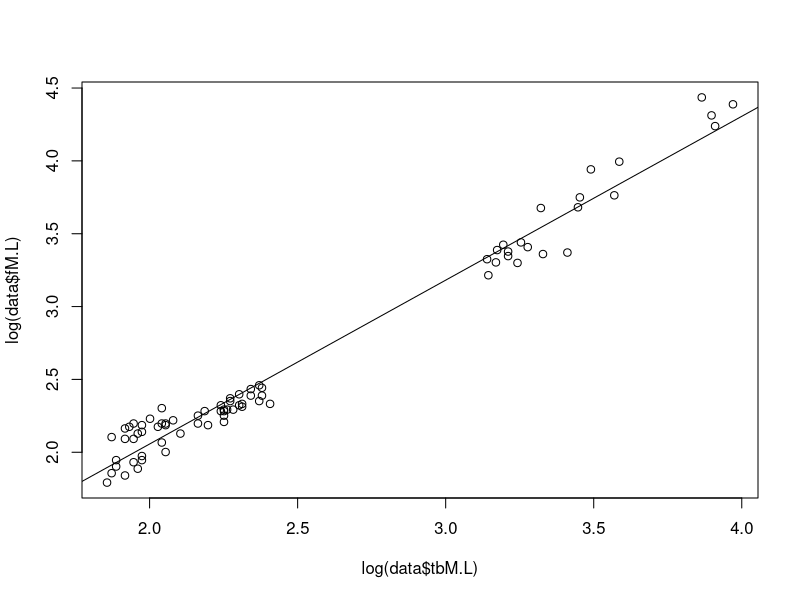
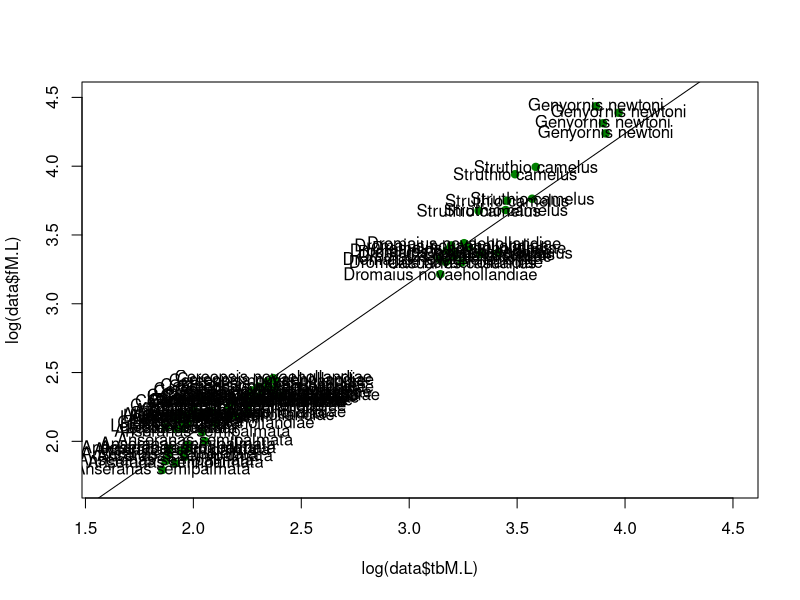
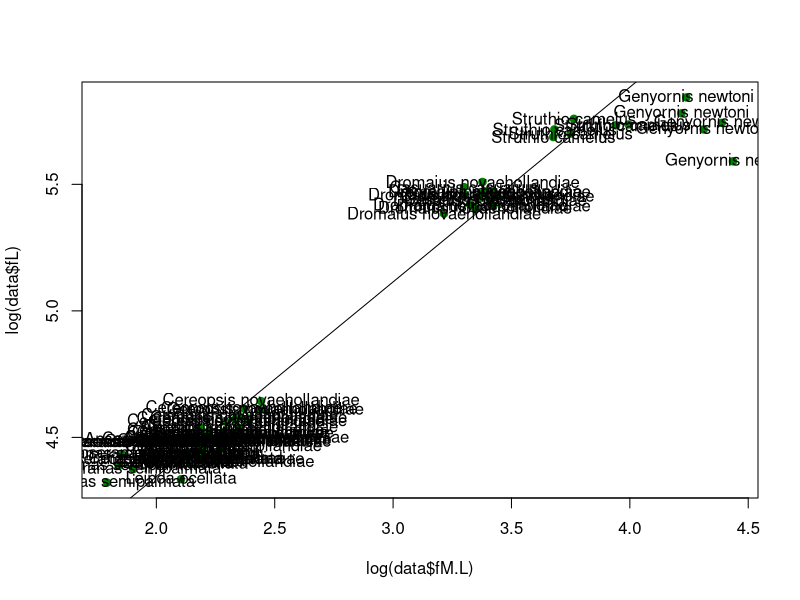

Here is the R script that generated these plots, in order:
## ---- chunk 1
knitr::opts_chunk$set(echo=FALSE, message=FALSE, results='hide' )
## ---- chunk 2
#this sets the directory to the source directory without having to manually click your way there
library(rstudioapi) # Safely Access the RStudio API
setwd(dirname(getActiveDocumentContext()$path))

#make sure you delete all empty columns/rows by hitting "delete" in excel
data<-read.csv(file = "../Data/Raw/honours_hindlimbs.csv")

## ---- chunk 3
#just a summary of the data
summary(data)


#run a linear model: y is on left, x is on right
reg1 <- lm(log(data$fM.L) ~ log(data$tbM.L))

#here's how to get a summary output
summary(reg1)

#plotting like this NOW HAS x on left, y on right
plot(log(data$fM.L) ~ log(data$tbM.L))
abline(reg1)


## ---- chunk 4

data_noG <- data[-c(77:82),]

#run a linear model: y is on left, x is on right
NoG <- lm(log(data_noG$fM.L) ~ log(data_noG$tbM.L))

#here's how to get a summary output
summary(NoG)


## ---- chunk 5
#plotting like this NOW HAS x on left, y on right
plot(log(data$fM.L) ~ log(data$tbM.L), xlim=c(1.6,4.5), ylim=c(1.7,4.5), pch=19, col="#008000"); abline(NoG, col="black")

#add row names to your plot
text(log(data$fM.L) ~ log(data$tbM.L), labels=data$species )


## ---- chunk 6

#linear model of the length vs width of the femur excluding Genyornis
noGFLW <- lm(log(data_noG$fL) ~ log(data_noG$fM.L))

#summary of the linear model of the length vs width of the femur excluding Genyornis
summary(noGFLW)

#plot of the length vs width of the femur
plot(log(data$fL) ~ log(data$fM.L), pch=19, col="#008000"); abline(noGFLW, col="black")

#text to data points
text(log(data$fL) ~ log(data$fM.L), label=data$species)
